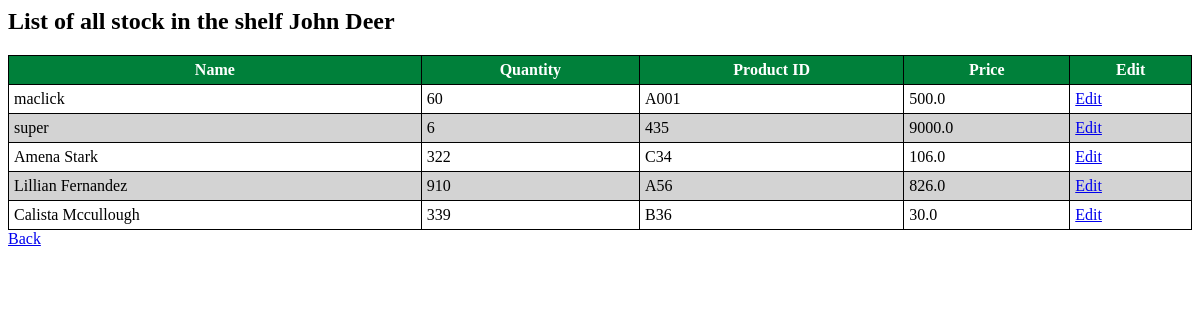
The app's page /manager/all-stock/, older data.
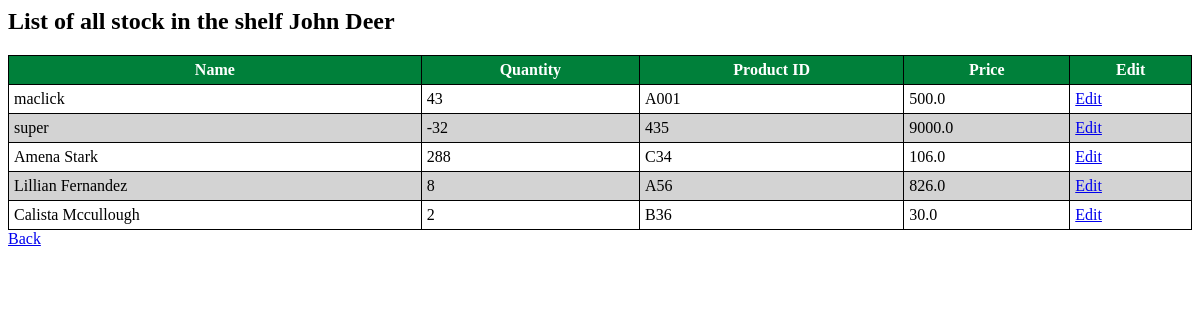
The same page, newer data.
### manager/models.py (models this page shows, shortened)
class Stock(models.Model):
    product_name = models.CharField(max_length=100)
    product_id = models.CharField(max_length=100)
    product_quantity = models.IntegerField()
    product_price = models.FloatField()

### manager/views.py (the view)
# urls.py: path('all-stock/', views.all_stock, name='all-stock'),
def all_stock(request):
    stocks = Stock.objects.all()
    return render(request, 'all_stock.html', {'stocks': stocks})

### manager/templates/all_stock.html (shortened to what this page needs)
<h2>List of all  stock in the shelf John Deer</h2>
{% if stocks %}
    <table>
        <thead>
            <tr>
                <th>Name</th>
                <th>Quantity</th>
                <th>Product ID</th>
                <th>Price</th>
                <th>Edit</th>
            </tr>
        </thead>
        <tbody>
            {% for item in stocks %}
                <tr>
                    <td>{{ item.product_name }}</td>
                    <td>{{ item.product_quantity }}</td>
                    <td>{{ item.product_id }}</td>
                    <td>{{ item.product_price }}</td>
                    <td><a href="{% url 'edit-stock' item.id %}">Edit</a></td>
                </tr>
            {% endfor %}
        </tbody>
    </table>
{% else %}
    <p>No stock available</p>
{% endif %}
<a href="{% url 'admin-dashboard' %}">Back</a>

Row changes from the older to the newer data that the page shows:
changed Stock "maclick": product_quantity "60" → "43"
changed Stock "super": product_quantity "6" → "-32"
changed Stock "Amena Stark": product_quantity "322" → "288"
changed Stock "Lillian Fernandez": product_quantity "910" → "8"
changed Stock "Calista Mccullough": product_quantity "339" → "2"
